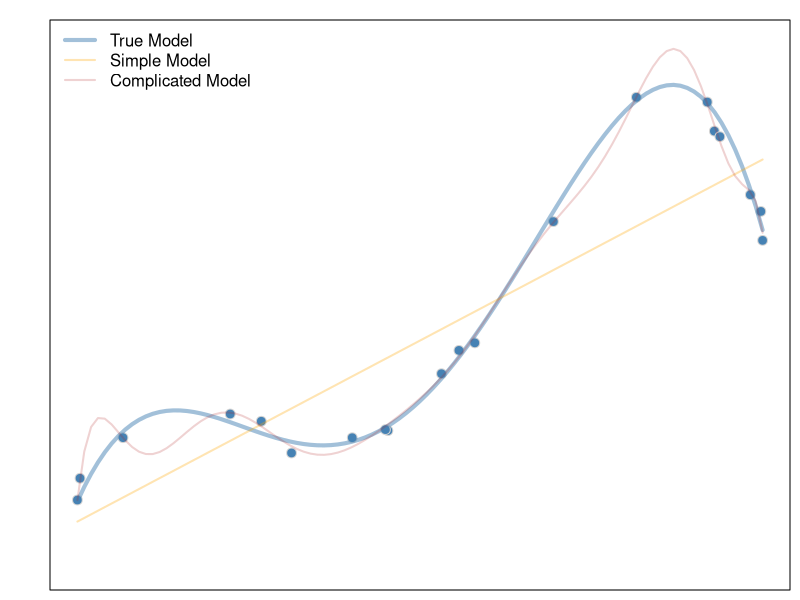

Reproduce this figure in R. (Note: this script raises an error after producing the figure.)
set.seed(123) #gives us the same randomness 
n <- 20
X <- runif(n, -1.5, 3.8)

beta0 <- 2
beta1 <- -2.5
beta2 <- 1
beta3 <- 3
beta4 <- -0.8

Y <- beta0 + beta1*X + beta2*X^2 + beta3*X^3 + beta4*X^4 + rnorm(n, 0, 0.5)

par(mai=c(.1,.5,.2,.1))
plot(Y ~ X, pch=21, col="lightgray", bg="steelblue", cex=1.3, ylim=c(-5,22), yaxt='n', xaxt='n', ylab="", xlab="")

curve(beta0 + beta1*x + beta2*x^2 + beta3*x^3 + beta4*x^4, add=TRUE, col=rgb(0.2745098, 0.5098039, 0.7058824, .5), lwd=4)

lmt <- lm(Y ~ X + I(X^2) + I(X^3) + I(X^4))

lms <- lm(Y ~ X)

b <- coef(lms)
curve(b[1] + b[2]*x, add=TRUE, col=rgb(1,0.6470588,0, .3), lwd=2)

lmo <- lm(Y ~ X + I(X^2) + I(X^3) + I(X^4) + I(X^5) + I(X^6) + I(X^7) + I(X^8) + I(X^9) + I(X^10) + I(X^11) + I(X^12) + I(X^13) + I(X^14))
b <- coef(lmo)
curve(b[1] + b[2]*x + b[3]*x^2 + b[4]*x^3 + b[5]*x^4 + b[6]*x^5 + b[7]*x^6 + b[8]*x^7 + b[9]*x^8 + b[10]*x^9 + b[11]*x^10 + b[12]*x^11 + b[13]*x^12 + b[14]*x^13 + b[15]*x^14, add=TRUE, col=rgb(0.6980392, 0.133333, 0.133333, .2), lwd=2)

legend("topleft", legend=c("True Model", "Simple Model", "Complicated Model"), lwd=c(4,2,2), col=c(rgb(0.2745098, 0.5098039, 0.7058824, .5), rgb(1,0.6470588,0, .3), rgb(0.6980392, 0.133333, 0.133333, .2)), bty='n')

yht <- predict(lmt, newdata=data.frame(X=Xnew))
yhs <- predict(lms, newdata=data.frame(X=Xnew))
yhc <- predict(lmc, newdata=data.frame(X=Xnew))

ybar <- mean(Ynew)
